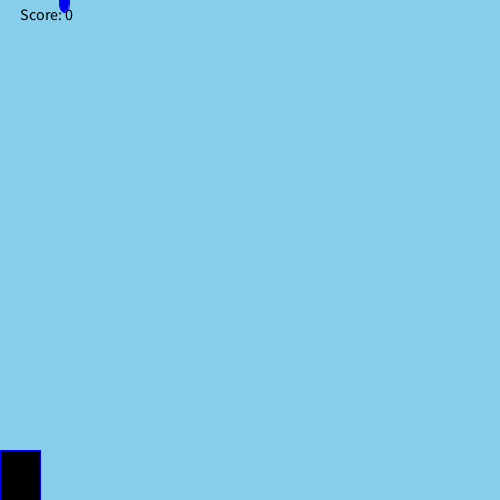
Frame 1 (no input)
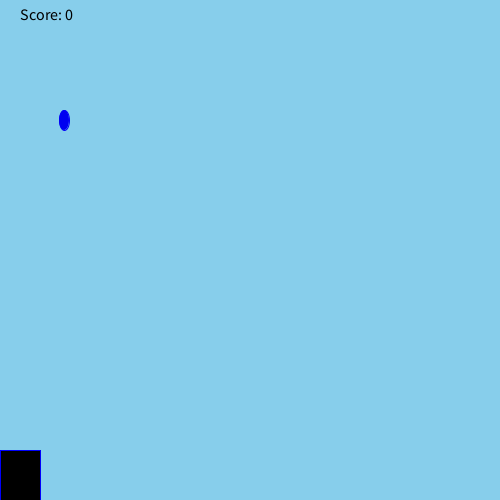
Frame 60 (the mouse pressed at the canvas centre just before this capture)
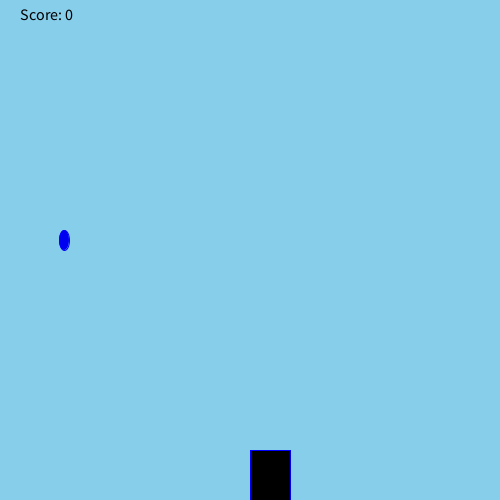
Frame 120 (the mouse held since frame 60 and released just before this capture)

The Processing sketch that drew these frames (run headless with seeded random() and noise(); from frame 60 on, the mouse is pressed at the canvas centre):

// Processing sketch: RainGame
// ── RainGame.pde
void setup(){
  
  size(500, 500);
  
}

int x = 0;
int y = 0;
int fallSpeed = 4;
int timesCollected = 0;
int score = 0;
   int randomNumber = (int) random(width);
   int bucketX;
   int bucketY = 450;
void draw(){
   background(135, 206, 235);
      y += fallSpeed/2;
      x = randomNumber;

      fill(0, 0, 240);
    stroke(0, 0, 250);
    ellipse(x, y, 10, 20);
    
    bucketX = mouseX;
    fill(0, 0, 0);
    rect(bucketX, bucketY, 40, 50);
    
    if(y > 500 && dist(bucketX, bucketY, x, y) >= 40){
      y = 0;
      score --;
      randomNumber = (int) random(width);
      fallSpeed -= 2;
    }
  
  if(dist(bucketX, bucketY, x, y) <= 40){
    score++;
          y = 0;
      timesCollected ++;
      randomNumber = (int) random(width);
      fallSpeed ++;
  }
      fill(0, 0, 0);
    textSize(16);
    text("Score: " + score, 20, 20);
  
}
